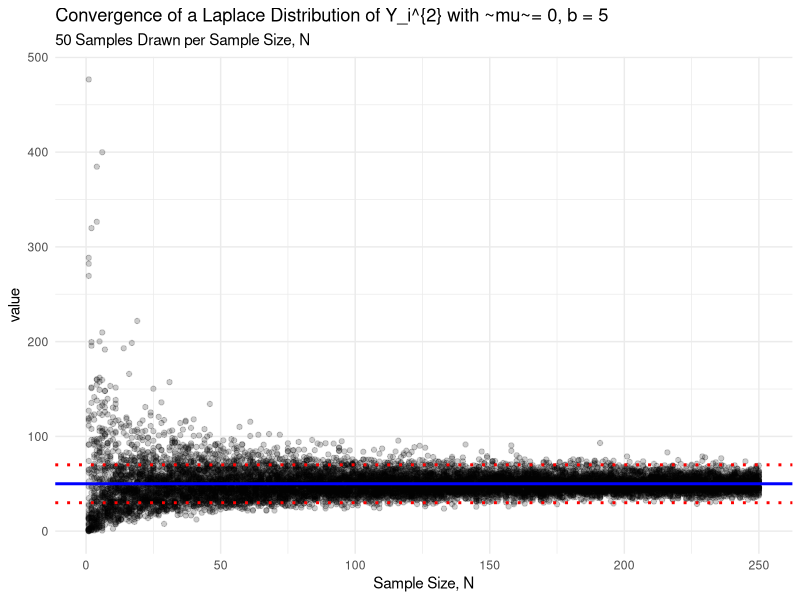
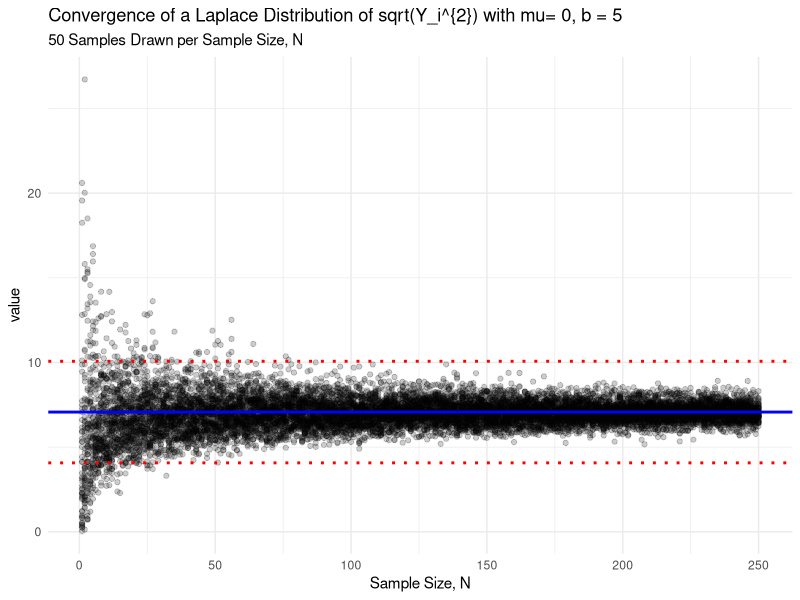
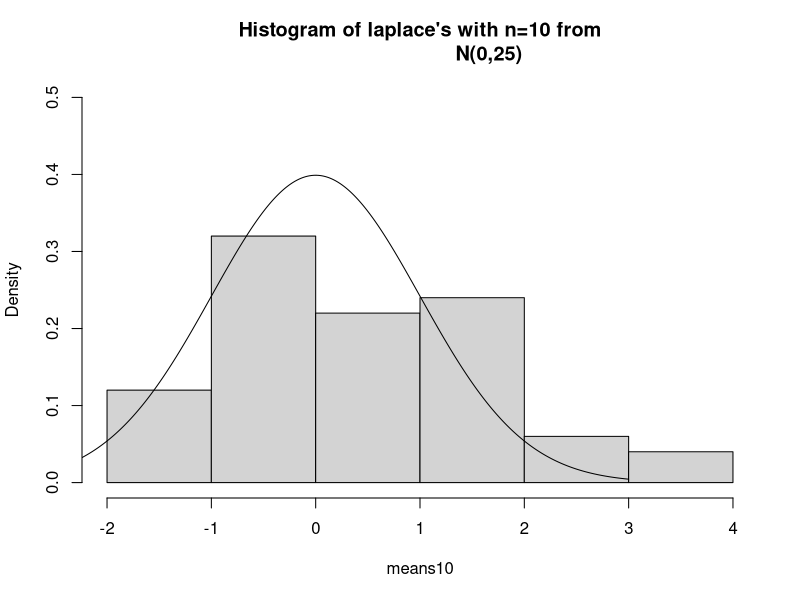
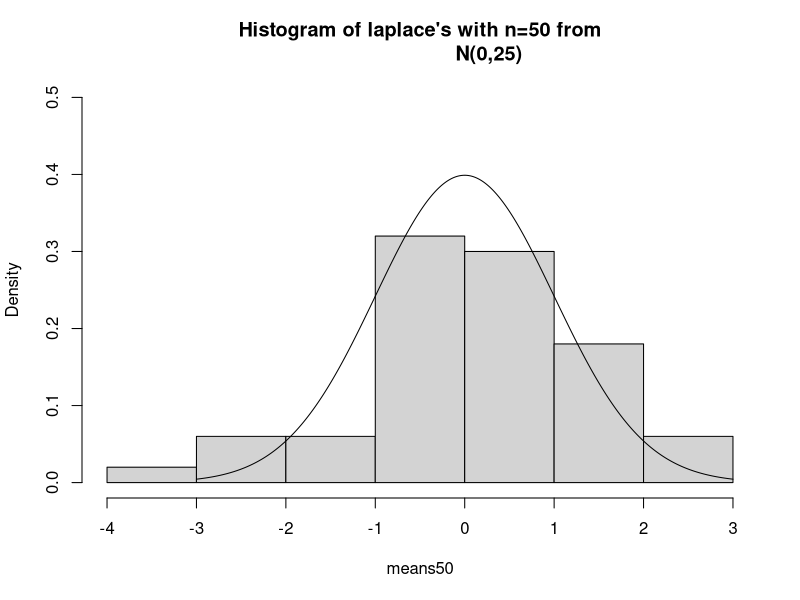
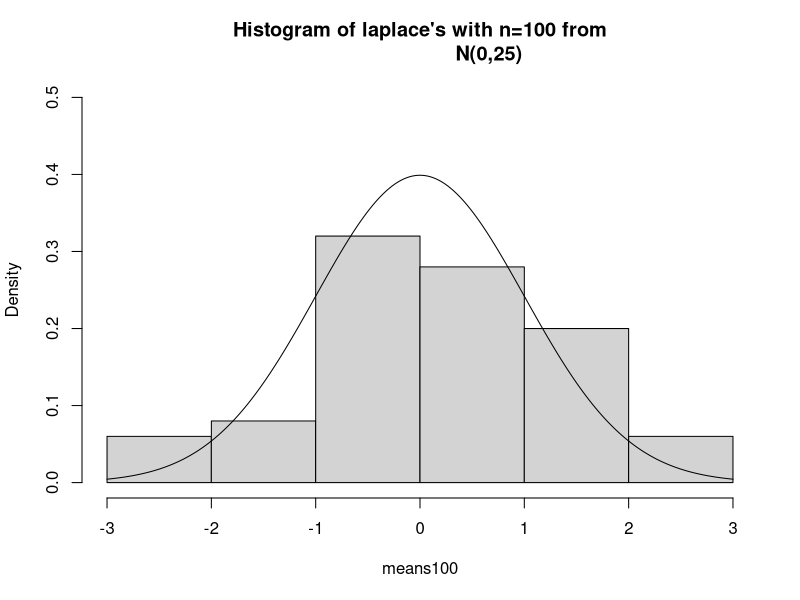
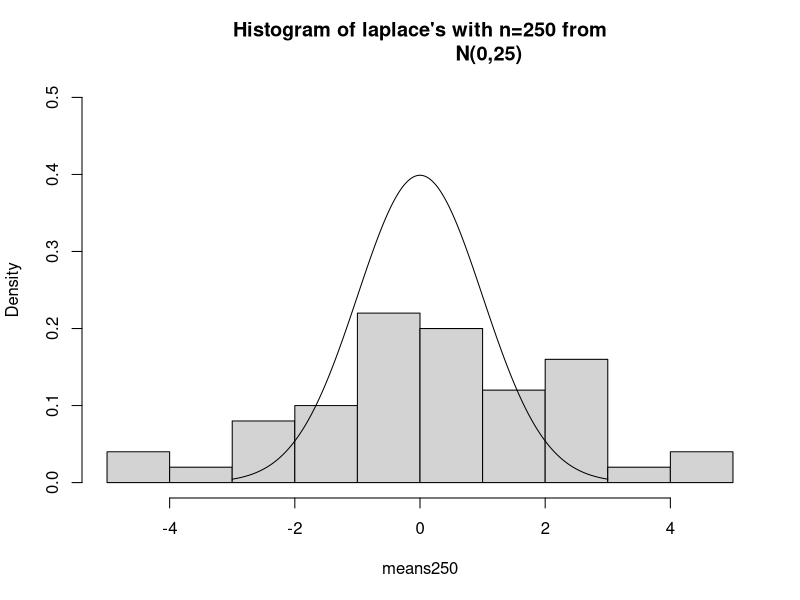

The R script that drew these images, in order:
## ---- chunk 1
knitr::opts_chunk$set(echo = TRUE)
library(tidyverse)
## ---- chunk 2

set.seed(336)

test_func<-function(u){
  out_come_1 <- 0 + 5*log(2*u)
  out_come_2 <- 0 - 5*log(2-2*u)
  cbind(out_come_1^2, out_come_2^2)
}

a<-(test_func(seq(0.01,.999,.001)))

rdoublex <- function(u, mu = 0, b = 5){
  if( u < 0.5){
    out_come_1 <- mu + b*log(2*u)
    out_come_1
  } else{
     out_come_2 <- mu - b*log(2-2*u)
     out_come_2
  }
    
}


output_matrix <- matrix(0, nrow= 250, ncol = 50)

# Basic Function
for( j in 1:50){
  for(i in 1:250){
    random_value <- runif(i, 0, 1)
    output_matrix[i, j]<- mean(vapply(random_value, FUN = rdoublex, double(1)))
  }
}

p1 <- output_matrix %>% 
  as.data.frame() %>% 
  mutate(N = 1:250) %>% 
  gather(replication, value, -N) %>% 
  ggplot(aes(N, value))+
  geom_point(alpha=1/5)+
  theme_minimal()+
  labs(
    title = "Convergence of a Laplace Distribution with mu = 0, b = 5",
    subtitle = "50 Samples Drawn per Sample Size, N",
    x = "Sample Size, N"
  )

#L

output_matrix <- matrix(0, nrow= 250, ncol = 50)

# Basic Function
for( j in 1:50){
  for(i in 1:250){
    random_value <- runif(i, 0, 1)
    output_matrix[i, j]<- mean(vapply(random_value, FUN = rdoublex, double(1))^2)
  }
}

limit_one <- 20
p2 <- output_matrix %>% 
  as.data.frame() %>% 
  mutate(N = 1:250) %>% 
  gather(replication, value, -N) %>% 
  ggplot(aes(N, value))+
  geom_point(alpha=1/5)+
  theme_minimal()+
  labs(
    title = "Convergence of a Laplace Distribution of Y_i^{2} with ~mu~= 0, b = 5",
    subtitle = "50 Samples Drawn per Sample Size, N",
    x = "Sample Size, N"
  )+
  geom_hline(yintercept = 50, size = 1, color = "blue")+
  geom_hline(yintercept = 50 + limit_one, linetype = "dotted", 
             color = "red", size = 1)+
  geom_hline(yintercept = 50 - limit_one, 
             linetype = "dotted", color = "red", size = 1)
p2
#K

output_matrix <- matrix(0, nrow= 250, ncol = 50)

# Basic Function
for( j in 1:50){
  for(i in 1:250){
    random_value <- runif(i, 0, 1)
    output_matrix[i, j]<- sqrt(mean(vapply(random_value, FUN = rdoublex, double(1))^2))
  }
}

limit_two <- 3
p3 <- output_matrix %>% 
  as.data.frame() %>% 
  mutate(N = 1:250) %>% 
  gather(replication, value, -N) %>% 
  ggplot(aes(N, value))+
  geom_point(alpha=1/5)+
  theme_minimal()+
  labs(
    title = "Convergence of a Laplace Distribution of sqrt(Y_i^{2}) with mu= 0, b = 5",
    subtitle = "50 Samples Drawn per Sample Size, N",
    x = "Sample Size, N"
  )+
  geom_hline(yintercept = 7.07, size = 1, color = "blue")+
  geom_hline(yintercept = 7.07 + limit_two, 
             linetype = "dotted", color = "red", size = 1)+
  geom_hline(yintercept = 7.07 - limit_two, 
             linetype = "dotted", color = "red", size = 1)
p3
## ---- chunk 3
#Simulate 10000 samples of size 10,50,100,250 from Laplace distribution
n<-c(10,50,100,250)
N<-50
mu<-0
beta<-5

rlaplace <- function(n = 1, mu = 0, beta = 5) {
  q <- runif(n)
  ifelse(q < 0.5, beta * log(2 * q) + mu, -beta * log(2 * (1 - q)) + mu)
}

#list to save data values in
data<-list()
for(i in 1:length(n)){data[[i]]<-matrix(0,nrow=N,ncol=n[i])}
#Create the data
#loop over sample sizes
for (j in 1:length(n)){
  #loop over data sets
  for (i in 1:N){
    data[[j]][i,]<-rlaplace(n=n[j],0,5)
    }
}
#calculate the z statistic for each sample
means10<-apply(X=data[[1]],FUN=function(data){(mean(data)-mu)/(beta/sqrt(n[1]))},MARGIN=1)
means50<-apply(X=data[[2]],FUN=function(data){(mean(data)-mu)/(beta/sqrt(n[2]))},MARGIN=1)
means100<-apply(X=data[[3]],FUN=function(data){(mean(data)-mu)/(beta/sqrt(n[3]))},MARGIN=1)
means250<-apply(X=data[[3]],FUN=function(data){(mean(data)-mu)/(beta/sqrt(n[4]))},MARGIN=1)

# Make Histog
hist(means10,main=paste("Histogram of laplace's with n=",n[1]," from
                       N(",mu,",",beta^2,")",sep=""), ylim=c(0,.5), prob=T)
lines(seq(from=-3,to=3,by=0.01),dnorm(seq(from=-3,to=3,by=0.01)))

hist(means50,main=paste("Histogram of laplace's with n=",n[2]," from
                       N(",mu,",",beta^2,")",sep=""),prob=T,ylim=c(0,.5),)
lines(seq(from=-3,to=3,by=0.01),dnorm(seq(from=-3,to=3,by=0.01)))

hist(means100,main=paste("Histogram of laplace's with n=",n[3]," from
                       N(",mu,",",beta^2,")",sep=""),prob=T,ylim=c(0,.5),)
lines(seq(from=-3,to=3,by=0.01),dnorm(seq(from=-3,to=3,by=0.01)))
hist(means250,main=paste("Histogram of laplace's with n=",n[4]," from
                       N(",mu,",",beta^2,")",sep=""),prob=T,ylim=c(0,.5),)
lines(seq(from=-3,to=3,by=0.01),dnorm(seq(from=-3,to=3,by=0.01)))

par(mfrow= c(2,2))

